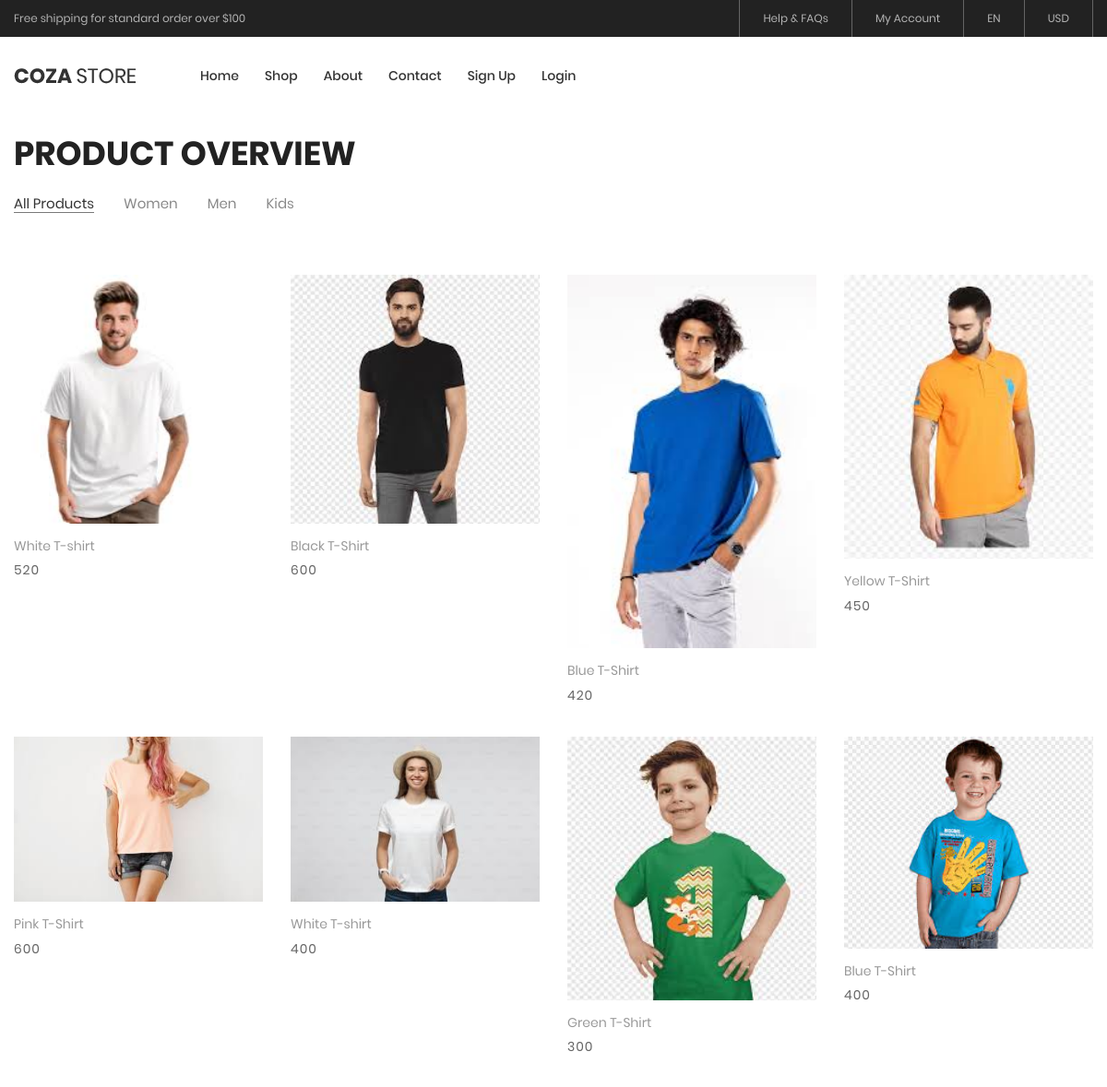
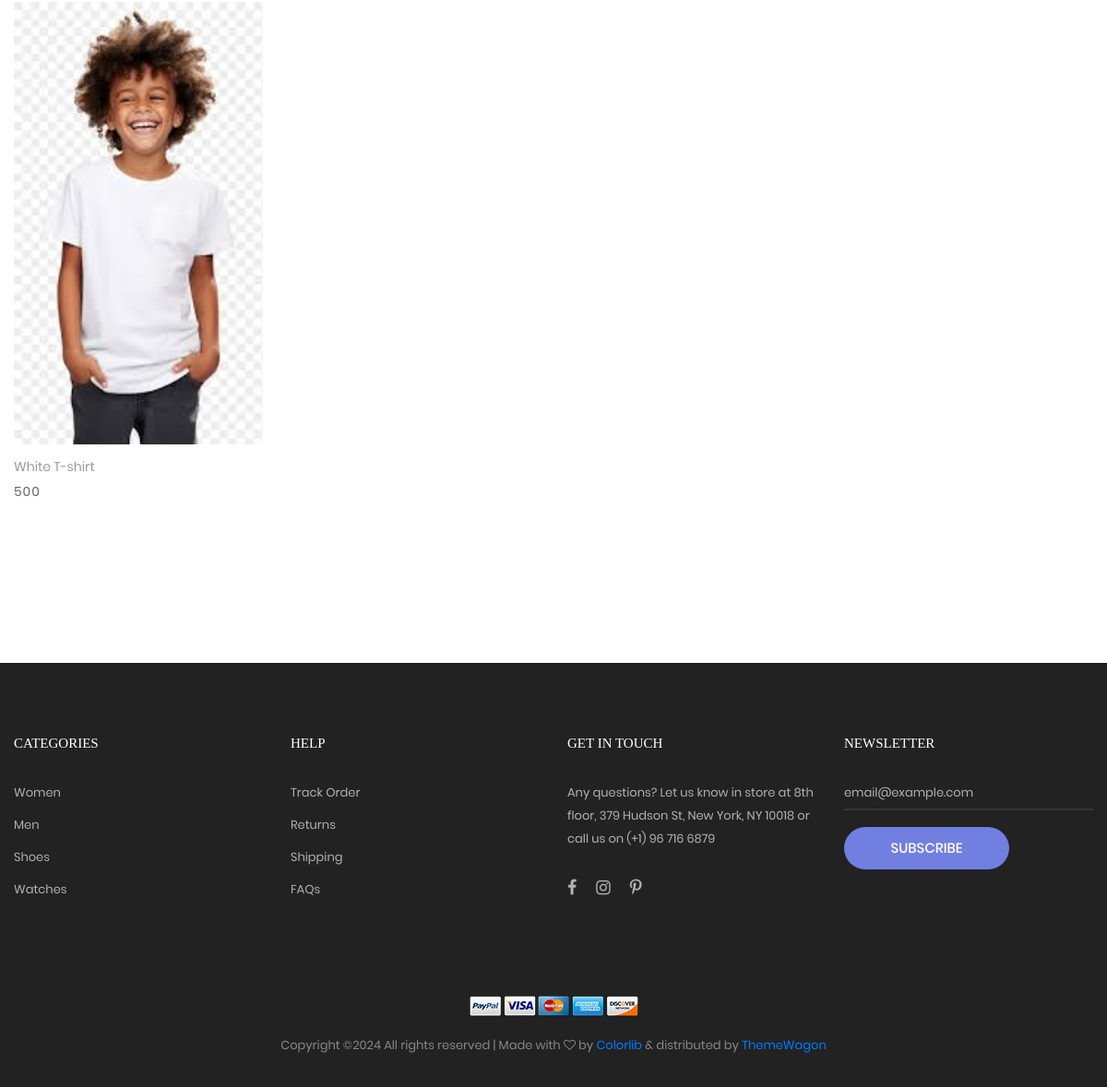
The app's page /product/ with its own data (2 pictures, top to bottom).
### myapp/models.py (models this page shows, shortened)
class Product(models.Model):
	category=(
		("Men","Men"),
		("Women","Women"),
		("Kids","Kids"),
	)
	seller=models.ForeignKey(User,on_delete=models.CASCADE)
	product_category=models.CharField(max_length=100,choices=category)
	product_name=models.CharField(max_length=100)
	product_price=models.PositiveIntegerField()
	product_desc=models.TextField()
	product_image=models.ImageField(upload_to="product_image/")

### myapp/views.py (the view)
# urls.py: path('product/',views.product,name='product'),
def product(request):
	products=Product.objects.all()
	return render(request,'product.html',{'products':products})

### myapp/templates/product.html (shortened to what this page needs)
{% extends 'header.html' %}
{% load static %}
{% block content%}
<!DOCTYPE html>
<html lang="en">
<head>
</head>
<body class="animsition">
	<section class="bg0 p-t-23 p-b-140">
		<div class="container">
			<div class="p-b-10">
				<h3 class="ltext-103 cl5">
					Product Overview
				</h3>
			</div>
			<div class="flex-w flex-sb-m p-b-52">
				<div class="flex-w flex-l-m filter-tope-group m-tb-10">
					<button class="stext-106 cl6 hov1 bor3 trans-04 m-r-32 m-tb-5 how-active1" data-filter="*">
						All Products
					</button>
					<button class="stext-106 cl6 hov1 bor3 trans-04 m-r-32 m-tb-5" data-filter=".women">
						Women
					</button>
					<button class="stext-106 cl6 hov1 bor3 trans-04 m-r-32 m-tb-5" data-filter=".men">
						Men
					</button>
					<button class="stext-106 cl6 hov1 bor3 trans-04 m-r-32 m-tb-5" data-filter=".bag">
						Kids
					</button>
				</div>
			</div>
			<div class="row isotope-grid">
				{% for i in products %}
				<div class="col-sm-6 col-md-4 col-lg-3 p-b-35 isotope-item women">
					<div class="block2">
						<div class="block2-pic hov-img0">
							<img src="{{i.product_image.url}}" alt="IMG-PRODUCT">
						</div>
						<div class="block2-txt flex-w flex-t p-t-14">
							<div class="block2-txt-child1 flex-col-l ">
								<a href="product-detail.html" class="stext-104 cl4 hov-cl1 trans-04 js-name-b2 p-b-6">
									{{i.product_name}}
								</a>
								<span class="stext-105 cl3">
									{{i.product_price}}
								</span>
							</div>
						</div>
					</div>
				</div>
				{% endfor %}
			</div>
		</div>
	</section>
</body>
</html>
{% endblock %}

### myapp/static/css/main.css (style rules this page uses)
.container { max-width: 1380px; }
@media (max-width: 1600px) { .container { max-width: 1200px; } }
.block2-pic { position: relative; }
.block2-txt-child1 { width: calc(100% - 30px); }
.cl3 { color: #666; }
.cl4 { color: #999; }
.cl5 { color: #222; }
.cl6 { color: #888; }
.stext-104 { font-family: Poppins-Regular; font-size: 14px; line-height: 1.466667; }
.stext-105 { font-family: Poppins-Regular; font-size: 14px; line-height: 1.466667; letter-spacing: 1px; }
.stext-106 { font-family: Poppins-Regular; font-size: 15px; line-height: 1.2; }
.ltext-103 { font-family: Poppins-Bold; font-size: 36px; line-height: 1.1; text-transform: uppercase; }
.bg0 { background-color: #fff; }
.bor3 { border-bottom: 1px solid transparent; }
.how-active1 { color: #333; border-color: #797979; }
.hov-img0 { display: block; overflow: hidden; }
.hov-img0 img { width: 100%; -webkit-transition: transform 0.9s ease; -o-transition: transform 0.9s ease; -moz-transition: transform 0.9s ease; transition: transform 0.9s ease; }

### records on screen
Product: product_image (picture), product_name "White T-shirt", product_price "520"
Product: product_image (picture), product_name "Black T-Shirt", product_price "600"
Product: product_image (picture), product_name "Blue T-Shirt", product_price "420"
Product: product_image (picture), product_name "Yellow T-Shirt", product_price "450"
Product: product_image (picture), product_name "Pink T-Shirt", product_price "600"
Product: product_image (picture), product_name "White T-shirt", product_price "400"
Product: product_image (picture), product_name "Green T-Shirt", product_price "300"
Product: product_image (picture), product_name "Blue T-Shirt", product_price "400"
Product: product_image (picture), product_name "White T-shirt", product_price "500"
